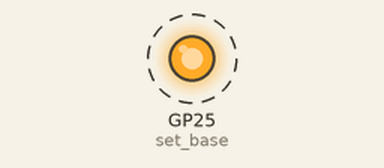
Recording of a program running on a simulated Raspberry Pi Pico running MicroPython. Shown: output pins drawn as LEDs (lit = HIGH). Dashed ring = blinking. At 3.0 s the program stops and its outputs stay as they are.

Above: at 0.08 s.
Timing chart, 0 to 3.0 s (numbered marks = the images above):
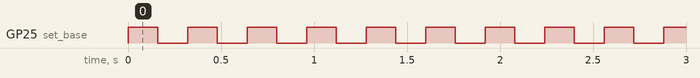

The program:

blink-pio.py
```python
# https://github.com/raspberrypi/pico-micropython-examples/blob/master/pio/pio_blink.py

import utime
from rp2 import PIO, asm_pio
from machine import Pin

# Define the blink program.  It has one GPIO to bind to on the set instruction, which is an output pin.
# Use lots of delays to make the blinking visible by eye.
@asm_pio(set_init=rp2.PIO.OUT_LOW)
def blink():
    wrap_target()
    set(pins, 1)   [31]
    nop()          [31]
    nop()          [31]
    nop()          [31]
    nop()          [31]
    set(pins, 0)   [31]
    nop()          [31]
    nop()          [31]
    nop()          [31]
    nop()          [31]
    wrap()

# Instantiate a state machine with the blink program,
# at 1000Hz, with set bound to Pin(25) (LED on the rp2 board)
sm = rp2.StateMachine(0, blink, freq=1000, set_base=Pin(25))

# Run the state machine for 3 seconds.  The LED should blink.
sm.active(1)

utime.sleep(3)

sm.active(0)
```

Measured:
- by itself, GP25 (set_base): alternates HIGH for 0.16 s and LOW for 0.16 s, 19 changes in all, then stays HIGH
